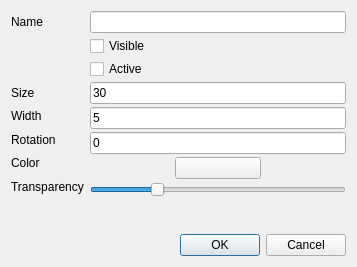
<?xml version="1.0" encoding="UTF-8"?>
<ui version="4.0">
 <class>BattleDialogEffectSettings</class>
 <widget class="QDialog" name="BattleDialogEffectSettings">
  <property name="geometry">
   <rect>
    <x>0</x>
    <y>0</y>
    <width>357</width>
    <height>267</height>
   </rect>
  </property>
  <property name="windowTitle">
   <string>Battle Dialog Effect Settings</string>
  </property>
  <property name="styleSheet">
   <string notr="true">background-image: url(:/img/data/parchment.jpg);</string>
  </property>
  <layout class="QGridLayout" name="gridLayout">
   <item row="0" column="0">
    <layout class="QHBoxLayout" name="horizontalLayout_2">
     <item>
      <layout class="QVBoxLayout" name="verticalLayout">
       <property name="spacing">
        <number>3</number>
       </property>
       <item>
        <widget class="QLabel" name="label_4">
         <property name="text">
          <string>Name</string>
         </property>
        </widget>
       </item>
       <item>
        <widget class="QLabel" name="label">
         <property name="text">
          <string/>
         </property>
        </widget>
       </item>
       <item>
        <widget class="QLabel" name="label_6">
         <property name="text">
          <string/>
         </property>
        </widget>
       </item>
       <item>
        <widget class="QLabel" name="lblSize">
         <property name="text">
          <string>Size</string>
         </property>
        </widget>
       </item>
       <item>
        <widget class="QLabel" name="lblWidth">
         <property name="text">
          <string>Width</string>
         </property>
        </widget>
       </item>
       <item>
        <widget class="QLabel" name="label_2">
         <property name="text">
          <string>Rotation</string>
         </property>
        </widget>
       </item>
       <item>
        <widget class="QLabel" name="label_3">
         <property name="text">
          <string>Color</string>
         </property>
        </widget>
       </item>
       <item>
        <widget class="QLabel" name="label_5">
         <property name="text">
          <string>Transparency</string>
         </property>
        </widget>
       </item>
      </layout>
     </item>
     <item>
      <layout class="QVBoxLayout" name="verticalLayout_2">
       <property name="spacing">
        <number>3</number>
       </property>
       <item>
        <widget class="QLineEdit" name="edtName">
         <property name="toolTip">
          <string>The name of the effect</string>
         </property>
        </widget>
       </item>
       <item>
        <widget class="QCheckBox" name="chkVisible">
         <property name="toolTip">
          <string>Invisible effects will not be shown to players</string>
         </property>
         <property name="text">
          <string>Visible</string>
         </property>
        </widget>
       </item>
       <item>
        <widget class="QCheckBox" name="chkActive">
         <property name="toolTip">
          <string>Inactive effects will not highlight combatants</string>
         </property>
         <property name="text">
          <string>Active</string>
         </property>
        </widget>
       </item>
       <item>
        <widget class="QLineEdit" name="edtSize">
         <property name="toolTip">
          <string>Size of the effect in feet</string>
         </property>
         <property name="text">
          <string>30</string>
         </property>
        </widget>
       </item>
       <item>
        <widget class="QLineEdit" name="edtWidth">
         <property name="toolTip">
          <string>The width of the effect in feet</string>
         </property>
         <property name="text">
          <string>5</string>
         </property>
        </widget>
       </item>
       <item>
        <widget class="QLineEdit" name="edtRotation">
         <property name="toolTip">
          <string>Rotation of the effect in degrees</string>
         </property>
         <property name="text">
          <string>0</string>
         </property>
        </widget>
       </item>
       <item>
        <layout class="QHBoxLayout" name="horizontalLayout">
         <item>
          <spacer name="horizontalSpacer">
           <property name="orientation">
            <enum>Qt::Horizontal</enum>
           </property>
           <property name="sizeHint" stdset="0">
            <size>
             <width>20</width>
             <height>5</height>
            </size>
           </property>
          </spacer>
         </item>
         <item>
          <widget class="QPushButton" name="btnColor">
           <property name="sizePolicy">
            <sizepolicy hsizetype="Expanding" vsizetype="Fixed">
             <horstretch>0</horstretch>
             <verstretch>0</verstretch>
            </sizepolicy>
           </property>
           <property name="text">
            <string/>
           </property>
          </widget>
         </item>
         <item>
          <spacer name="horizontalSpacer_2">
           <property name="orientation">
            <enum>Qt::Horizontal</enum>
           </property>
           <property name="sizeHint" stdset="0">
            <size>
             <width>20</width>
             <height>5</height>
            </size>
           </property>
          </spacer>
         </item>
        </layout>
       </item>
       <item>
        <widget class="QSlider" name="sliderTransparency">
         <property name="maximum">
          <number>255</number>
         </property>
         <property name="value">
          <number>64</number>
         </property>
         <property name="orientation">
          <enum>Qt::Horizontal</enum>
         </property>
        </widget>
       </item>
      </layout>
     </item>
    </layout>
   </item>
   <item row="2" column="0">
    <widget class="QDialogButtonBox" name="buttonBox">
     <property name="orientation">
      <enum>Qt::Horizontal</enum>
     </property>
     <property name="standardButtons">
      <set>QDialogButtonBox::Cancel|QDialogButtonBox::Ok</set>
     </property>
    </widget>
   </item>
   <item row="1" column="0">
    <spacer name="verticalSpacer">
     <property name="orientation">
      <enum>Qt::Vertical</enum>
     </property>
     <property name="sizeHint" stdset="0">
      <size>
       <width>20</width>
       <height>40</height>
      </size>
     </property>
    </spacer>
   </item>
  </layout>
 </widget>
 <resources/>
 <connections>
  <connection>
   <sender>buttonBox</sender>
   <signal>accepted()</signal>
   <receiver>BattleDialogEffectSettings</receiver>
   <slot>accept()</slot>
   <hints>
    <hint type="sourcelabel">
     <x>248</x>
     <y>254</y>
    </hint>
    <hint type="destinationlabel">
     <x>157</x>
     <y>274</y>
    </hint>
   </hints>
  </connection>
  <connection>
   <sender>buttonBox</sender>
   <signal>rejected()</signal>
   <receiver>BattleDialogEffectSettings</receiver>
   <slot>reject()</slot>
   <hints>
    <hint type="sourcelabel">
     <x>316</x>
     <y>260</y>
    </hint>
    <hint type="destinationlabel">
     <x>286</x>
     <y>274</y>
    </hint>
   </hints>
  </connection>
 </connections>
</ui>
